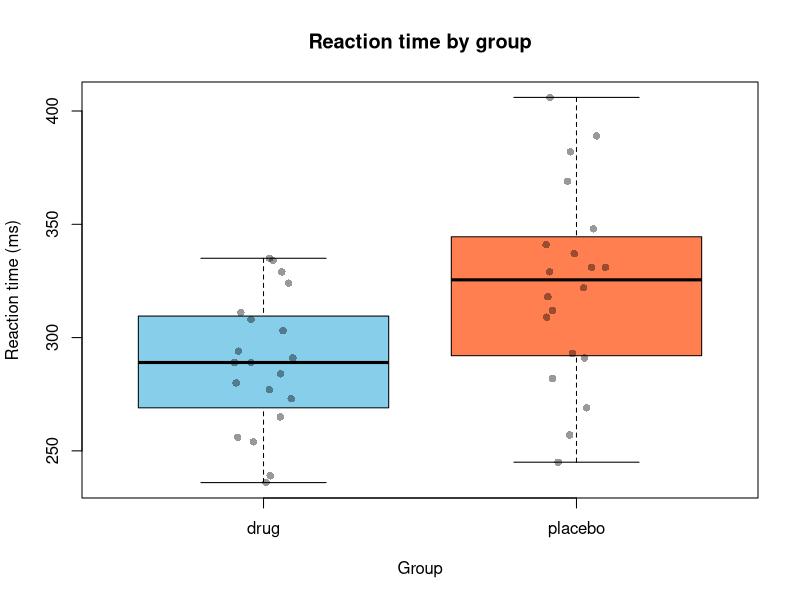
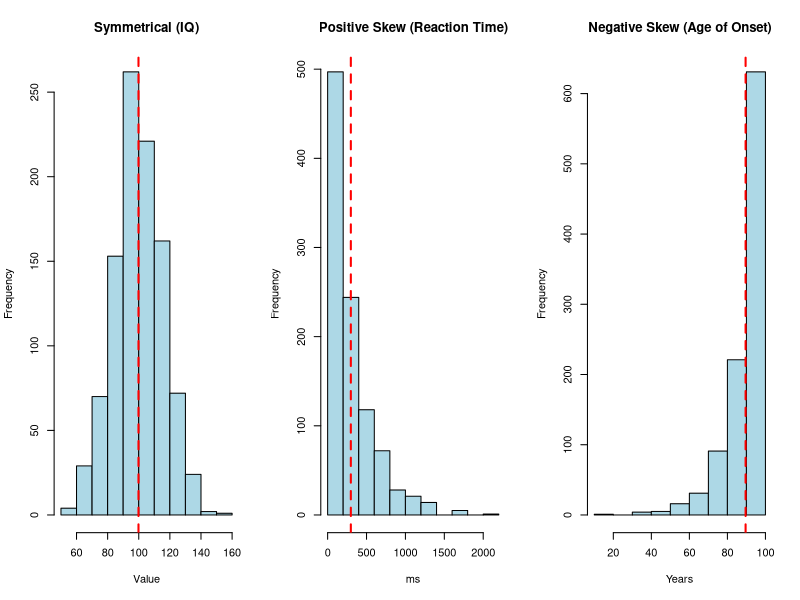

Source code (R) for these figures, in order:
# ===============================================
# Introduction to Descriptive Statistics (base R)
# ===============================================

# In this exercise, we explore how to describe data using:
# - Mean: average value
# - Median: middle value
# - Mode: most frequent value
# - Range: max - min (spread of data)
# - Variance and SD: average squared deviation from the mean (and its square root)
# - How skewed data affect these measures

# ------------------------------------------------
# 0. Read a real data file
# ------------------------------------------------
# Almost all of your own data will arrive as a file, so start there.
# read.csv() turns a comma-separated file into a data frame.
# If this errors, your working directory is wrong: in RStudio use
# Session > Set Working Directory > To Project Directory, or run
# setwd("path/to/brains-and-stats").

rt <- read.csv("data/reaction_times.csv")

head(rt)          # first six rows
str(rt)           # what type is each column?
summary(rt)       # a quick numerical overview
table(rt$group)   # how many animals per group?

# Summaries by group. tapply() applies a function within each group.
tapply(rt$rt_ms, rt$group, mean)
tapply(rt$rt_ms, rt$group, median)
tapply(rt$rt_ms, rt$group, sd)

# Look at it before you summarise it.
boxplot(rt_ms ~ group, data = rt,
        col = c("skyblue", "coral"),
        main = "Reaction time by group",
        xlab = "Group", ylab = "Reaction time (ms)")

# With only 20 per group, show every animal as well as the summary:
stripchart(rt_ms ~ group, data = rt, vertical = TRUE,
           method = "jitter", pch = 16, add = TRUE,
           col = rgb(0, 0, 0, 0.4))

# ------------------------------------------------
# 1. Define a simple function to compute the MODE
# ------------------------------------------------
# R does not have a built-in mode() function for numeric data,
# so we create one that finds the most frequent rounded value.
get_mode <- function(x) {
  tab <- table(round(x))                     # Count how often each rounded value appears
  as.numeric(names(tab)[which.max(tab)])     # Return the value with the highest count
}

# ------------------------------------------------
# 2. Simulate three different distributions
# ------------------------------------------------
set.seed(1)  # ensures reproducibility (same random numbers each time)

# (a) Symmetrical distribution (e.g. IQ scores)
# Normally distributed data: mean = 100, SD = 15
iq <- rnorm(1000, mean = 100, sd = 15)

# (b) Positively skewed distribution (e.g. reaction times)
# Exponential: most values are small, few are large → long right tail
reaction <- rexp(1000, rate = 1/300)

# (c) Negatively skewed distribution (e.g. age of onset)
# “Flipped” exponential: most values are large, few are small → long left tail
age <- 100 - rexp(1000, rate = 1/10)

# ------------------------------------------------
# 3. Calculate basic descriptive statistics
# ------------------------------------------------

# Compute for IQ dataset as example
iq_mean <- mean(iq)
iq_median <- median(iq)
iq_mode <- get_mode(iq)
iq_range <- max(iq) - min(iq)
iq_var <- var(iq)
iq_sd <- sd(iq)

# Print nicely
print(round(c(
  Mean = iq_mean,
  Median = iq_median,
  Mode = iq_mode,
  Range = iq_range,
  Variance = iq_var,
  SD = iq_sd
), 2))

# ------------------------------------------------
# 4. Visualize the three distributions
# ------------------------------------------------
# We plot histograms to show how shape affects mean and median

par(mfrow = c(1, 3))  # display 3 plots side by side

# (a) Symmetrical distribution (IQ)
hist(iq, col = "lightblue", main = "Symmetrical (IQ)", xlab = "Value")
abline(v = mean(iq), col = "red", lwd = 2, lty = 2)  # red dashed line = mean

# (b) Positive skew (reaction times)
hist(reaction, col = "lightblue", main = "Positive Skew (Reaction Time)", xlab = "ms")
abline(v = mean(reaction), col = "red", lwd = 2, lty = 2)

# (c) Negative skew (age)
hist(age, col = "lightblue", main = "Negative Skew (Age of Onset)", xlab = "Years")
abline(v = mean(age), col = "red", lwd = 2, lty = 2)

par(mfrow = c(1, 1))  # reset plotting layout

# ------------------------------------------------
# 5. Interpretation and key takeaways
# ------------------------------------------------
# - For symmetrical data (like IQ), mean ≈ median ≈ mode.
# - For positive skew (reaction time), mean > median (outliers pull the mean right).
# - For negative skew (age), mean < median (outliers pull the mean left).
#
# Range gives a simple measure of spread but is sensitive to outliers.
# Variance and standard deviation quantify how variable the data are:
#   variance = average squared deviation from the mean
#   SD = square root of variance (back in original units)
#
# In neuroscience, always check distribution shape before summarising data!
